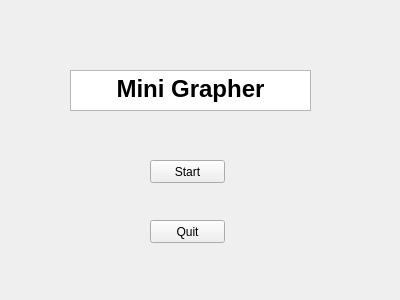
<?xml version="1.0" encoding="UTF-8"?>
<ui version="4.0">
 <class>Initial</class>
 <widget class="QWidget" name="Initial">
  <property name="geometry">
   <rect>
    <x>0</x>
    <y>0</y>
    <width>400</width>
    <height>300</height>
   </rect>
  </property>
  <property name="windowTitle">
   <string>Form</string>
  </property>
  <widget class="QPushButton" name="StartButton">
   <property name="geometry">
    <rect>
     <x>150</x>
     <y>160</y>
     <width>75</width>
     <height>23</height>
    </rect>
   </property>
   <property name="text">
    <string>Start</string>
   </property>
  </widget>
  <widget class="QPushButton" name="QuitButton">
   <property name="geometry">
    <rect>
     <x>150</x>
     <y>220</y>
     <width>75</width>
     <height>23</height>
    </rect>
   </property>
   <property name="text">
    <string>Quit</string>
   </property>
  </widget>
  <widget class="QTextEdit" name="textEdit">
   <property name="geometry">
    <rect>
     <x>70</x>
     <y>70</y>
     <width>241</width>
     <height>41</height>
    </rect>
   </property>
   <property name="html">
    <string>&lt;!DOCTYPE HTML PUBLIC &quot;-//W3C//DTD HTML 4.0//EN&quot; &quot;http://www.w3.org/TR/REC-html40/strict.dtd&quot;&gt;
&lt;html&gt;&lt;head&gt;&lt;meta name=&quot;qrichtext&quot; content=&quot;1&quot; /&gt;&lt;style type=&quot;text/css&quot;&gt;
p, li { white-space: pre-wrap; }
&lt;/style&gt;&lt;/head&gt;&lt;body style=&quot; font-family:'SimSun'; font-size:9pt; font-weight:400; font-style:normal;&quot;&gt;
&lt;p align=&quot;center&quot; style=&quot; margin-top:0px; margin-bottom:0px; margin-left:0px; margin-right:0px; -qt-block-indent:0; text-indent:0px;&quot;&gt;&lt;span style=&quot; font-size:18pt; font-weight:600;&quot;&gt;Mini Grapher&lt;/span&gt;&lt;/p&gt;&lt;/body&gt;&lt;/html&gt;</string>
   </property>
  </widget>
 </widget>
 <resources/>
 <connections/>
</ui>
